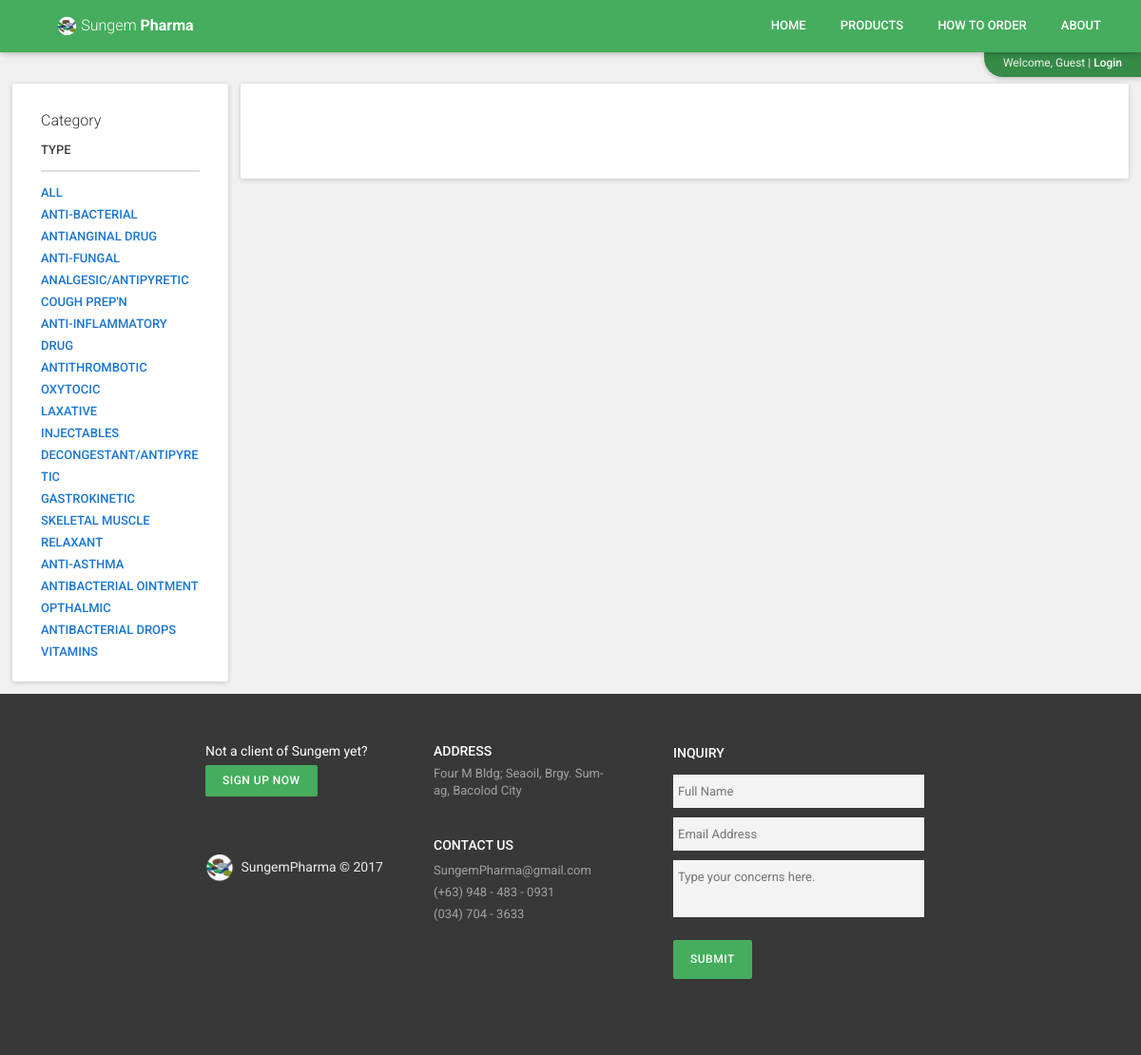
Page /index.php?mod=products&cat=all on the committed database.
### tables this page shows
CREATE TABLE IF NOT EXISTS `tbl_category` (
  `cat_id` int(2) unsigned NOT NULL AUTO_INCREMENT,
  `cat_name` varchar(50) NOT NULL DEFAULT '',
  `description` varchar(500) NOT NULL DEFAULT '',
  `status` int(2) NOT NULL DEFAULT '1',
  `date_added` date NOT NULL DEFAULT '0000-00-00',
  `time_added` time NOT NULL DEFAULT '00:00:00',
  `date_modified` date NOT NULL DEFAULT '0000-00-00',
  `time_modified` time NOT NULL DEFAULT '00:00:00',
  PRIMARY KEY (`cat_id`)
);

### classes/class.products.php (called while the page is built, shortened)
<?php
class Products{
	public $db;
	public function __construct(){
		$this->db = new mysqli(DB_SERVER,DB_USERNAME,DB_PASSWORD,DB_DATABASE);
	}
	public function get_category(){
		$sql = "SELECT * FROM tbl_category WHERE status='1'";
		$result = mysqli_query($this->db,$sql);
		while($row = mysqli_fetch_assoc($result)){
			$list[] = $row;
		}
		if(!empty($list)){
			return $list;
		}
	}
}

### classes/class.users.php (called while the page is built, shortened)
<?php
class Users{
	public function get_session(){
		if(isset($_SESSION['c_login']) && $_SESSION['c_login'] == true){
			return true;
		}
		else{
			return false;
		}
	}
}

### products/index.php (the view, shortened to what this page needs)
	<?php
	$cat = $product->get_category();
	?>
<div class="card-wrapper-sub widt-change w-20">
<div class="card-style indicate w-100">
<div id="products-side-navi">
<h2>Category</h2>
<ul>
	<li><a class="products-label-type">TYPE</a>
	<li><a><hr style="padding: 0; margin-top: 10px; margin-bottom: 10px; border: 0.3px solid black; opacity: 0.12;"></a>
	<li><a href="index.php?mod=products&cat=all">ALL</a>
	<?php
	$cat = $product->get_category();
	foreach($cat as $values){
	?>
	<li><a href="index.php?mod=products&cat=<?php echo $values['cat_id'];?>"><?php echo $values['cat_name'];?></a>
	<?php
	}
	?>
</ul>
</div>
</div>
</div>
<?php
if(!$user->get_session()){
if($_GET['cat'] != 'all'){
?>
<div class="card-wrapper-leftright notloginminimum w-80">
<div class="card-style w-100">
<div id="products-info">
<?php
$c_info = $product->get_cat_info($_GET['cat']);
foreach($c_info as $c){
?>
	<h3 style="font-weight: 400; font-family: 'Roboto', sans-serif;"><?php echo $c['cat_name'];?></h3>
<h6 style="padding: 10px 0px 0px 0px; margin: 0;"><i style="color: black;font-weight: 400; font-family: 'Roboto', sans-serif;">Definition</i></h6>
	<p><?php echo $c['description'];?></p>
	<h5 style="padding: 10px 0px 0px 0px; margin:0;font-size: 12px; color: black; font-weight: 400; font-family: 'Roboto', sans-serif;">Source:</h5>
	<a href="https://en.wikipedia.org/wiki/Antibiotics">https://en.wikipedia.org/wiki/Antibiotics</a>
<?php
}
?>
</div>
</div>
</div>
<div class="card-wrapper main-men">
<div class="product-list-wrapper">
	<div id="products-right-header" class="bc-green fc-white">
		<h3 style="font-weight: 400;">Product List</h3>
		<h5 class="product-filter-label">
		<?php
		if(isset($_GET['cat'])){
			if($_GET['cat'] != "all"){
		?>
		Filter by <?php echo $product->get_category_name($_GET['cat']);?>
		<?php
				}
			}
		?>
		</h5>
	</div>
	<div class="col30 nosession-loading" style="text-align:center;">
	<svg id="loading-screen" class="spinner" width="40px" height="40px" viewBox="0 0 66 66" xmlns="http://www.w3.org/2000/svg">
       <circle class="path" fill="none" stroke-width="6" stroke-linecap="round" cx="33" cy="33" r="30"></circle>
    </svg>
		<div id="products-right-content"></div>
	</div>
</div>
</div>
<?php
}else{
?>
<div class="card-wrapper notloginall w-80">
<div class="card-style w-100" style="text-align:center;">
	<svg id="loading-screen" class="spinner" width="40px" height="40px" viewBox="0 0 66 66" xmlns="http://www.w3.org/2000/svg">
  	<circle class="path" fill="none" stroke-width="6" stroke-linecap="round" cx="33" cy="33" r="30"></circle>
  </svg>
</div>
</div>
<?php
}
}
?>

### css/stylesheet.css (style rules this page uses)
html, body { font-family: 'Roboto', sans-serif; margin: 0; -webkit-font-smoothing : antialiased; text-rendering: optimizeLegibility; height: 100%; }
body { filter: none; }
.background-material { background-color: #F0F0F0; }
.w-100 { width: 100%; }
.w-80 { width: 80%; }
.w-20 { width: 20%; }
#products-side-navi { width: 100%; height: 100%; color: #333333; margin: 0; padding: 0; }
#products-side-navi h2 { font-size: 16px; font-family: 'Roboto', sans-serif; font-weight: 300; word-wrap: break-word; }
#products-side-navi ul { list-style-type: none; line-height: 22px; padding: 0; width: 100%; }
#products-side-navi li a { color: rgba(0,0,0,0.75); text-decoration: none; text-transform: uppercase; font-family: 'Roboto', sans-serif; font-size: 13px; font-weight: 500; white-space: pre-wrap; white-space: -moz-pre-wrap; white-space: -pre-wrap; white-space: -o-pre-wrap; word-wrap: break-word; }
#products-side-navi li a:not(.products-label-type) { font-weight: 500; color: #1976D2; margin-top: 100px; }
.card-wrapper { float: left; padding: 13px; height: auto; font-family: 'Roboto', sans-serif; }
.card-wrapper-sub { float: left; padding-top: 13px; padding-left: 13px; padding-bottom: 13px; padding-right: 0px; height: auto; }
.card-style { display: inline-block; height: auto; margin: 0; background-color: white; box-shadow: 0 0px 0px rgba(0,0,0,0.1), 0 1px 5px rgba(0,0,0,0.175); padding: 10px 30px 10px 30px; border-radius: 2px; font-family: 'Roboto',sans-serif; }
hr { height: 1px; color: black; background-color: black; border: none; }
.products-label-type { color: red; font-size: 20px; font-family: 'Roboto', sans-serif; margin-top: 10px; padding: 0px; }
#loading-screen { display: block; }
.spinner { -webkit-animation: rotator 1.4s linear infinite; animation: rotator 1.4s linear infinite; display: inline-block; width: 100%; -webkit-box-align: center; -ms-flex-align: center; align-items: center; -webkit-box-pack: center; -ms-flex-pack: center; justify-content: center; margin-top: 20px; }

### rows in the picture
tbl_category: cat_name "ANTI-BACTERIAL"
tbl_category: cat_name "ANTIANGINAL DRUG"
tbl_category: cat_name "ANTI-FUNGAL"
tbl_category: cat_name "ANALGESIC/ANTIPYRETIC"
tbl_category: cat_name "COUGH PREP'N"
tbl_category: cat_name "ANTI-INFLAMMATORY DRUG"
tbl_category: cat_name "ANTITHROMBOTIC"
tbl_category: cat_name "OXYTOCIC"
tbl_category: cat_name "LAXATIVE"
tbl_category: cat_name "INJECTABLES"
tbl_category: cat_name "DECONGESTANT/ANTIPYRETIC"
tbl_category: cat_name "GASTROKINETIC"
tbl_category: cat_name "SKELETAL MUSCLE RELAXANT"
tbl_category: cat_name "ANTI-ASTHMA"
tbl_category: cat_name "ANTIBACTERIAL OINTMENT"
tbl_category: cat_name "OPTHALMIC ANTIBACTERIAL DROPS"
tbl_category: cat_name "VITAMINS"
